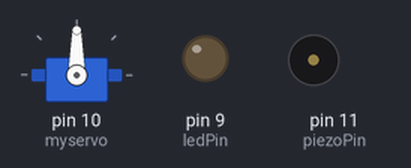
Bench run of a sketch on a simulated Arduino Uno, built with avr-gcc and run on an emulated ATmega328P. On the bench: servo, output pins drawn as LEDs (lit = HIGH), buzzer (waves = sounding).

Above: at 0.05 s.
At 1.05 s:
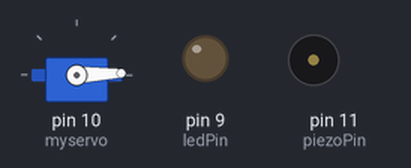
At 1.9 s:
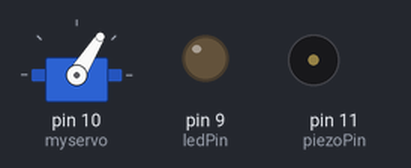
At 3.8 s:
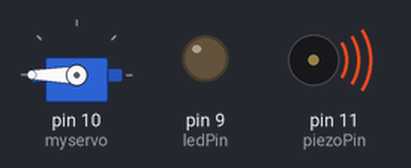
At 5.6 s:
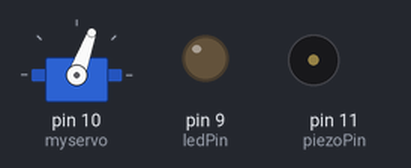
At 7.6 s:
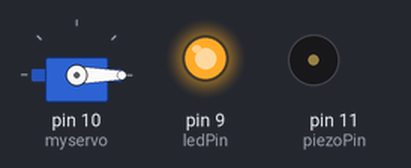
Timing chart, 0 to 10.0 s (numbered marks = the images above):
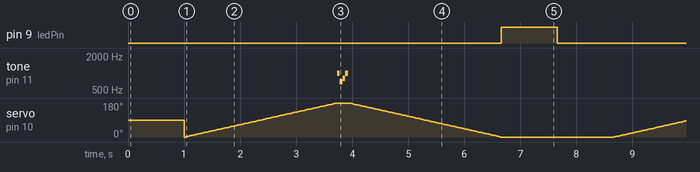

The sketch:

Owl.ino
```cpp
#include <Servo.h>
Servo myservo;

const int ledPin = 9;
int pos = 0; // naming pins makes program easier to read
int piezoPin = 11;

void setup() { // setup function runs once when you press reset or power the board
  pinMode(ledPin, OUTPUT); // initialize digital pin 9 as an output
  myservo.attach(10);
}

void loop() { // loop function runs over and over again forever

  digitalWrite(ledPin, LOW);   // turn the LED on (HIGH is the voltage level)
  delay(1000);                  // wait for a second

   for(pos = 0; pos <= 180; pos += 1) // goes from 0 degrees to 180 degrees
  {                                  // in steps of 1 degree
    myservo.write(pos);            // tell servo to go to position in variable 'pos'
    delay(15);                     // waits 15ms for the servo to reach the position
  }
    tone(piezoPin, 1000, 50);
    delay(50);
    tone(piezoPin, 700, 50);
    delay(50);
    tone(piezoPin, 800, 50);
    delay(50);
    tone(piezoPin, 1000, 50);
    delay(50);

  for(pos = 180; pos>=0; pos-=1)   // goes from 180 degrees to 0 degrees
  {
    myservo.write(pos);            // tell servo to go to position in variable 'pos'
    delay(15);
    }

  digitalWrite(ledPin, HIGH);    // turn the LED off by making the voltage LOW
  delay(1000);

}
```

Measured:
- by itself, pin 9 (ledPin): alternates HIGH for 1.0 s and LOW for 6.7 s
- by itself, tone on pin 11 (piezoPin): repeats every 7.7 s: 700 Hz 0.05 s, 800 Hz 0.05 s, 1000 Hz 0.05 s, silent 7.5 s, 1000 Hz 0.05 s
